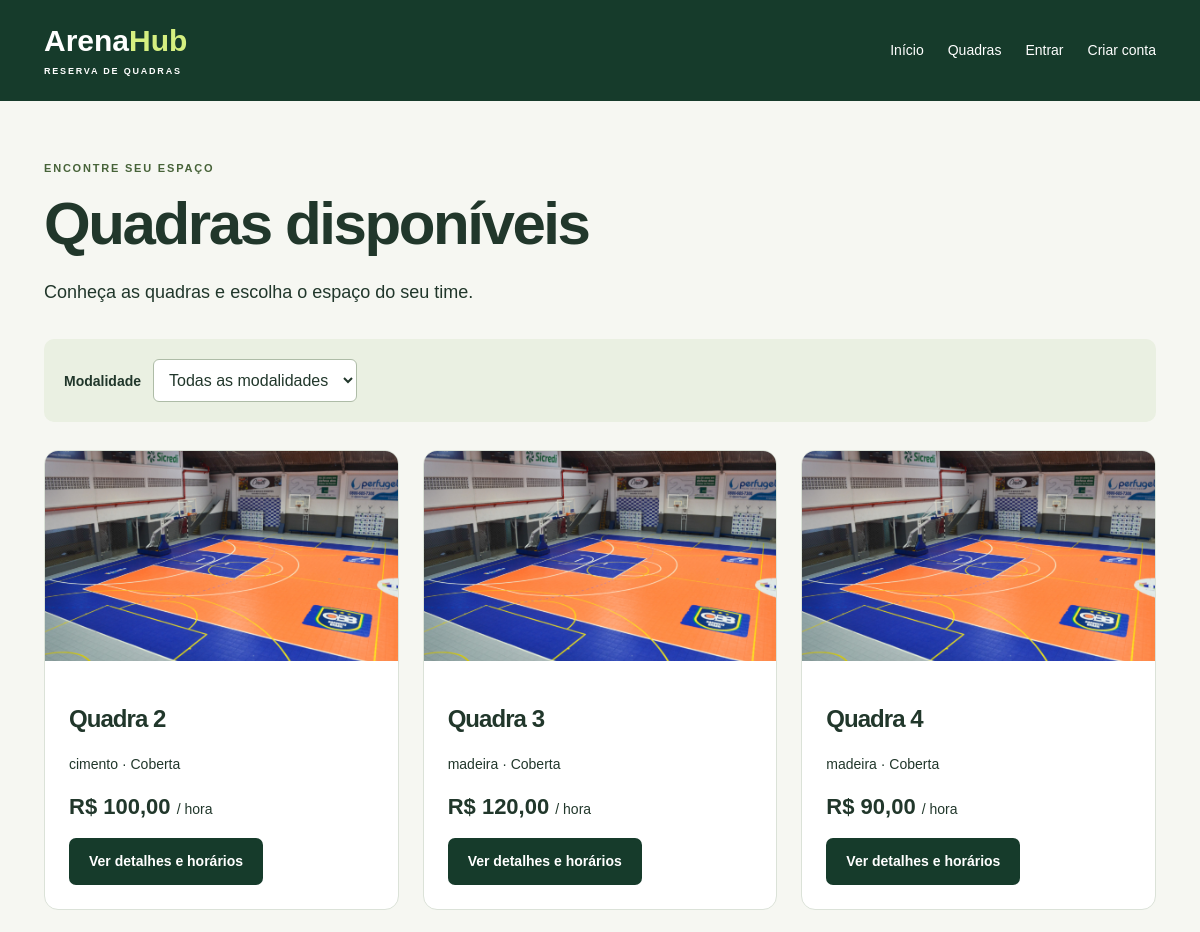
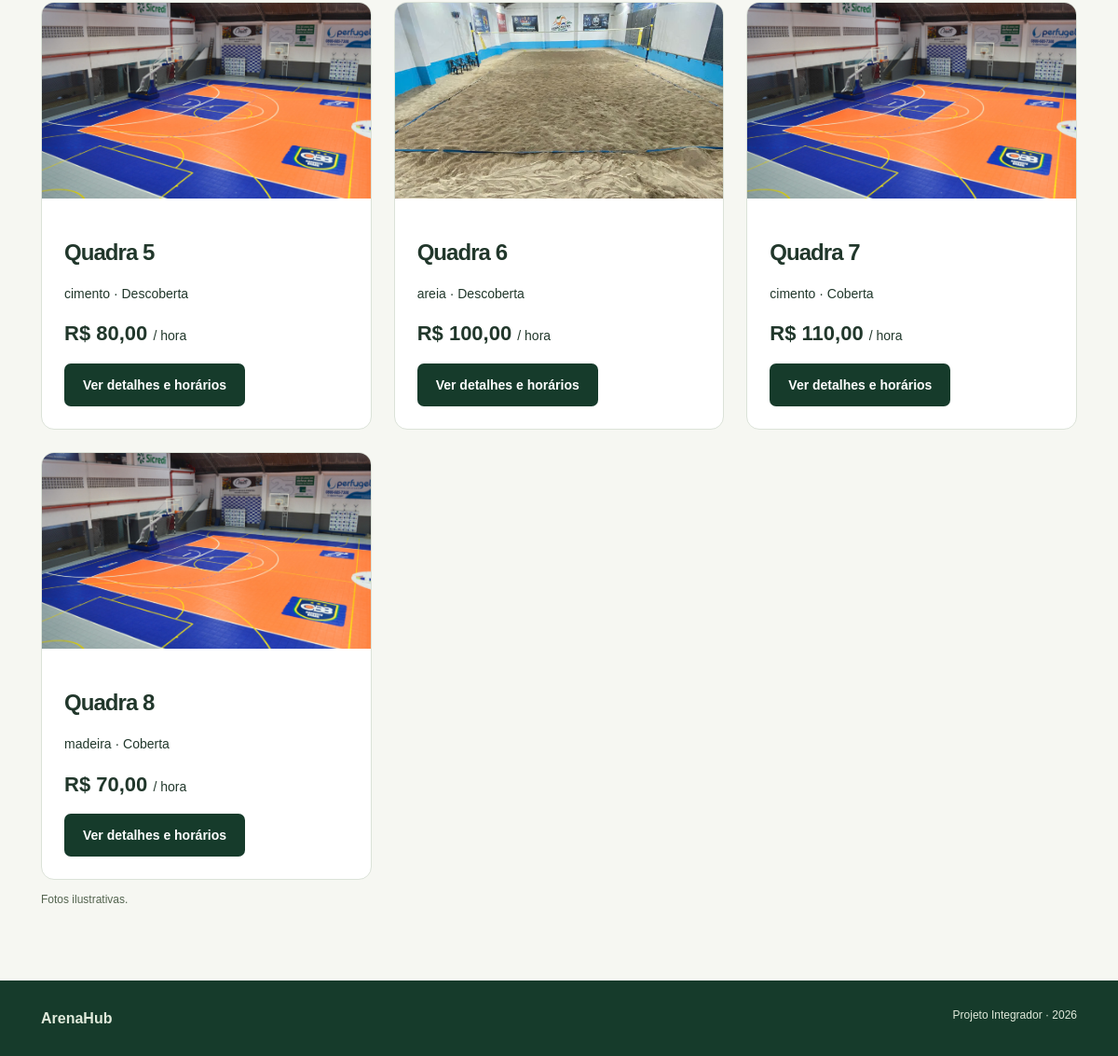
Screenshot of /aluguel_quadras_2/quadras.php with the database file from the repository (2 pictures, top to bottom).
### tables this page shows
CREATE TABLE quadra (
    id_quadra INT NOT NULL AUTO_INCREMENT,
    id_empresa INT NOT NULL,
    nome VARCHAR(70) NOT NULL,
    descricao VARCHAR(300),
    tipo_piso VARCHAR(30) NOT NULL,
    cobertura BOOLEAN NOT NULL,
    capacidade INT NOT NULL,
    valor_hora DECIMAL(10,2) NOT NULL,
    status VARCHAR(20) NOT NULL,
    PRIMARY KEY (id_quadra),
    CONSTRAINT fk_quadra_empresa
        FOREIGN KEY (id_empresa)
        REFERENCES empresa(id_empresa)
);

### aluguel_quadras_2/config/dados.php (called while the page is built, shortened)
<?php
function e($valor) { return htmlspecialchars((string)$valor, ENT_QUOTES, 'UTF-8'); }
function preco($valor) { return 'R$ '.number_format($valor, 2, ',', '.'); }

### aluguel_quadras_2/quadras.php (the view, shortened to what this page needs)
<?php
include("config/conexao.php");
include("estrutura/cabecalho.php");
$sql = "SELECT DISTINCT quadra.id_quadra, quadra.nome,
               quadra.tipo_piso, quadra.cobertura,
               quadra.valor_hora
        FROM quadra
        LEFT JOIN quadra_esporte
            ON quadra.id_quadra = quadra_esporte.id_quadra
        WHERE quadra.status = 'ativa'";
$sql = $sql . " ORDER BY quadra.nome";
$resultado = $conn->query($sql);
?>
<p class="etiqueta">ENCONTRE SEU ESPAÇO</p>
<h1>Quadras disponíveis</h1>
<p class="introducao">
    Conheça as quadras e escolha o espaço do seu time.
</p>
<form class="filtro" action="quadras.php" method="get">
    <label for="modalidade">Modalidade</label>
    <select id="modalidade" name="modalidade"
        onchange="this.form.requestSubmit()">
        <option value="0">Todas as modalidades</option>
    </select>
</form>
<div class="grade">
    <?php
    while ($quadra = $resultado->fetch_assoc()) {
        $imagem = "img/salao.jpg";
        $cobertura = "Descoberta";
        if ($quadra["tipo_piso"] == "areia") {
            $imagem = "img/areia.jpg";
        }
        if ($quadra["cobertura"] == 1) {
            $cobertura = "Coberta";
        }
    ?>
        <article class="cartao">
            <img
                class="foto-quadra"
                src="<?php echo e($imagem); ?>"
                alt="Foto ilustrativa de quadra esportiva"
                loading="lazy"
            >
            <div class="cartao-corpo">
                <h2><?php echo e($quadra["nome"]); ?></h2>
                <p>
                    <?php echo e($quadra["tipo_piso"]); ?>
                    · <?php echo e($cobertura); ?>
                </p>
                <p>
                    <strong class="preco">
                        <?php echo preco($quadra["valor_hora"]); ?>
                    </strong>
                    / hora
                </p>
                <a
                    class="botao"
                    href="detalhes.php?id=<?php echo $quadra["id_quadra"]; ?>"
                >
                    Ver detalhes e horários
                </a>
            </div>
        </article>
    <?php
    }
    ?>
</div>
<p class="ajuda">Fotos ilustrativas.</p>
<?php
include("estrutura/rodape.php");
?>

### aluguel_quadras_2/estrutura/cabecalho.php (shortened to what this page needs)
<?php
include_once("config/dados.php");
?>
<!DOCTYPE html>
<html lang="pt-BR">
<head>
    <link rel="stylesheet" href="css/style.css?v=2">
</head>
<body>
    <header>
        <div class="barra">
            <a class="marca" href="index.php">
                Arena<span>Hub</span>
                <small>RESERVA DE QUADRAS</small>
            </a>
            <nav aria-label="Navegação principal">
                <a href="index.php">Início</a>
                <a href="quadras.php">Quadras</a>
                <?php if (isset($_SESSION["id_cliente"])) { ?>
                    <a href="minhas_reservas.php">Minhas reservas</a>
                    <span>Olá, <?php echo e($_SESSION["nome_cliente"]); ?></span>
                    <form action="sair.php" method="post">
                        <button type="submit">Sair</button>
                    </form>
                <?php } else { ?>
                    <a href="login.php">Entrar</a>
                    <a href="cadastro.php">Criar conta</a>
                <?php } ?>
            </nav>
        </div>
    </header>
    <main id="conteudo">

### aluguel_quadras_2/estrutura/rodape.php
</main>
<footer>
    <div><strong>ArenaHub</strong><span>Projeto Integrador · 2026</span>
    </div>
</footer></body></html>

### aluguel_quadras_2/css/style.css (style rules this page uses)
* { box-sizing: border-box; }
:root { --verde:#163b2b; --lima:#d5ef80; --papel:#f6f7f2; --texto:#21372b; --borda:#dbe2d8; }
body { margin:0; background:var(--papel); color:var(--texto); font-family:Arial,sans-serif; line-height:1.6; min-height:100vh; display:flex; flex-direction:column; }
a { color:var(--verde); text-underline-offset:4px; }
button,input,select { font: inherit; }
button,a,input,select { touch-action:manipulation; }
header { background:var(--verde); color:white; }
.barra { max-width: 1160px; margin: auto; padding: 24px; display: flex; justify-content: space-between; align-items: center; gap: 24px; }
.marca { font-size:30px; font-weight:800; color:white; text-decoration:none; line-height:1.1; }
.marca span { color:var(--lima); }
.marca small { display:block; font-size:9px; letter-spacing:1.8px; margin-top:10px; }
nav { display: flex; gap: 24px; flex-wrap: wrap; }
nav a { color:white; text-decoration:none; font-size:14px; }
main { width:min(1160px,100%); padding:48px 24px 64px; margin:auto; flex:1; }
h1,h2,h3 { line-height: 1.15; letter-spacing: -.04em; }
h1 { font-size:clamp(34px,5vw,60px); margin:12px 0 20px; }
h2 { font-size:28px; }
.etiqueta { font-size: 11px; font-weight: bold; letter-spacing: 1.8px; color: #476339; }
.introducao { font-size:18px; max-width:740px; margin-bottom:32px; }
.botao,button { border:0; border-radius:7px; background:var(--verde); color:white; padding:12px 20px; display:inline-block; text-decoration:none; cursor:pointer; font-weight:bold; font-size:14px; }
.passos,.grade { display:grid; grid-template-columns:repeat(3,1fr); gap:24px; }
.passos p,.cartao p { font-size:14px; }
.filtro { display:flex; gap:12px; align-items:center; flex-wrap:wrap; padding:20px; background:#eaf0e2; border-radius:10px; margin:28px 0; }
.filtro label { margin:0; }
.filtro input,.filtro select { width: auto; max-width: 100%; }
.cartao { background:white; border:1px solid var(--borda); border-radius:14px; overflow:hidden; }
.cartao-corpo { padding:24px; }
.cartao h2 { font-size:24px; }
.preco { font-size: 22px; }
label { display:block; font-size:14px; font-weight:bold; margin:16px 0 6px; }
input,select { display: block; width: 100%; border: 1px solid #aebca7; border-radius: 6px; padding: 11px; background: white; color: var(--texto); min-width: 0; }
.ajuda { font-size: 12px; color: #53644f; }
footer { background:var(--verde); color:#e0eadb; padding:28px max(24px,calc((100% - 1112px)/2)); }
footer>div { display: flex; justify-content: space-between; gap: 20px; }
footer p,footer span { font-size:12px; }
.foto-quadra { display:block; width:100%; height:210px; object-fit:cover; }
.barra nav { display: flex; align-items: center; flex-wrap: wrap; }

### rows the page displays
quadra: nome "Quadra 2", tipo_piso "cimento", cobertura "Coberta", valor_hora "R$ 100,00"
quadra: nome "Quadra 3", tipo_piso "madeira", cobertura "Coberta", valor_hora "R$ 120,00"
quadra: nome "Quadra 4", tipo_piso "madeira", cobertura "Coberta", valor_hora "R$ 90,00"
quadra: nome "Quadra 5", tipo_piso "cimento", cobertura "Descoberta", valor_hora "R$ 80,00"
quadra: tipo_piso (picture), nome "Quadra 6", tipo_piso "areia", cobertura "Descoberta", valor_hora "R$ 100,00"
quadra: nome "Quadra 7", tipo_piso "cimento", cobertura "Coberta", valor_hora "R$ 110,00"
quadra: nome "Quadra 8", tipo_piso "madeira", cobertura "Coberta", valor_hora "R$ 70,00"
